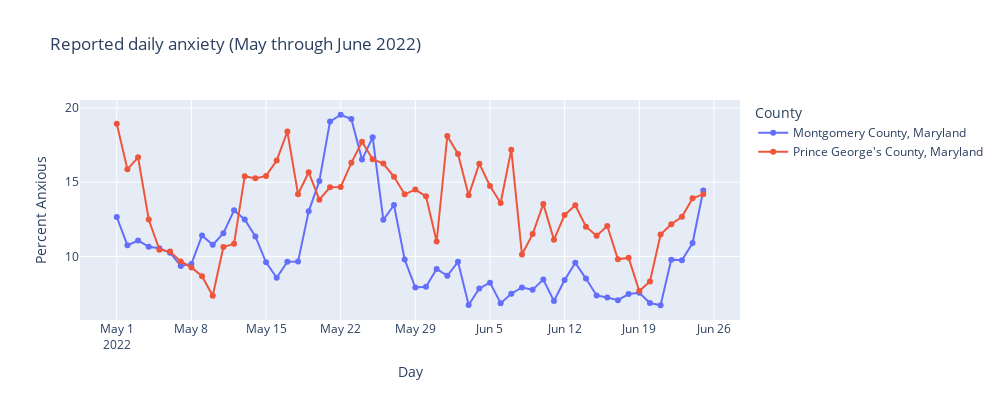

The cell this chart's notebook holds for it:
### Markdown cell above
#### Using Plotly

Or we could use plotly to make an interactive plot here. Plotly is already fairly smart about how it creates tick marks, so we can just pass the original `day` column as our x-axis. You can hover over a point on this plot to see the exact % of anxiety reported on each day

### Code cell
fig = px.line(mc_pg, x='day', 
              y='percent_anxious', 
              color='NAME', 
              width=1000, 
              height=400,
              title ='Reported daily anxiety\n(May through June 2022)',
              # assigning labels 
              labels = {'NAME': 'County', 
                       'percent_anxious' : 'Percent Anxious',
                        'day':'Day'
                       })
fig.update_traces(mode="markers+lines", 
                  hovertemplate='%{y:.2r}%') # rounds y to the nearest 1 digit and then appends a % sign to the hover text
# x_unified links the tooltip for both plots together (probably easier to understand if you try it)
fig.update_layout(hovermode="x unified")
fig.show()

### Figure 1 — Plotly figure (JSON) as saved in the notebook; plotly's stock layout.template omitted (floating-point values rounded to 4 significant figures)
{"data": [{"hovertemplate": "%{y:.2r}%", "legendgroup": "Montgomery County, Maryland", "line": {"color": "#636efa", "dash": "solid"}, "marker": {"symbol": "circle"}, "mode": "markers+lines", "name": "Montgomery County, Maryland", "orientation": "v", "showlegend": true, "type": "scatter", "x": ["2022-05-01", "2022-05-02", "2022-05-03", "2022-05-04", "2022-05-05", "2022-05-06", "2022-05-07", "2022-05-08", "2022-05-09", "2022-05-10", "2022-05-11", "2022-05-12", "2022-05-13", "2022-05-14", "2022-05-15", "2022-05-16", "2022-05-17", "2022-05-18", "2022-05-19", "2022-05-20", "2022-05-21", "2022-05-22", "2022-05-23", "2022-05-24", "2022-05-25", "2022-05-26", "2022-05-27", "2022-05-28", "2022-05-29", "2022-05-30", "2022-05-31", "2022-06-01", "2022-06-02", "2022-06-03", "2022-06-04", "2022-06-05", "2022-06-06", "2022-06-07", "2022-06-08", "2022-06-09", "2022-06-10", "2022-06-11", "2022-06-12", "2022-06-13", "2022-06-14", "2022-06-15", "2022-06-16", "2022-06-17", "2022-06-18", "2022-06-19", "2022-06-20", "2022-06-21", "2022-06-22", "2022-06-23", "2022-06-24", "2022-06-25"], "xaxis": "x", "y": [12.66, 10.75, 11.07, 10.65, 10.56, 10.25, 9.361, 9.493, 11.41, 10.78, 11.56, 13.1, 12.49, 11.35, 9.601, 8.562, 9.648, 9.65, 13.04, 15.08, 19.09, 19.54, 19.26, 16.52, 18.02, 12.46, 13.46, 9.788, 7.905, 7.958, 9.154, 8.696, 9.636, 6.727, 7.845, 8.233, 6.844, 7.487, 7.91, 7.761, 8.437, 6.999, 8.406, 9.569, 8.506, 7.372, 7.227, 7.055, 7.465, 7.55, 6.861, 6.71, 9.783, 9.738, 10.9, 14.44], "yaxis": "y"}, {"hovertemplate": "%{y:.2r}%", "legendgroup": "Prince George's County, Maryland", "line": {"color": "#EF553B", "dash": "solid"}, "marker": {"symbol": "circle"}, "mode": "markers+lines", "name": "Prince George's County, Maryland", "orientation": "v", "showlegend": true, "type": "scatter", "x": ["2022-05-01", "2022-05-02", "2022-05-03", "2022-05-04", "2022-05-05", "2022-05-06", "2022-05-07", "2022-05-08", "2022-05-09", "2022-05-10", "2022-05-11", "2022-05-12", "2022-05-13", "2022-05-14", "2022-05-15", "2022-05-16", "2022-05-17", "2022-05-18", "2022-05-19", "2022-05-20", "2022-05-21", "2022-05-22", "2022-05-23", "2022-05-24", "2022-05-25", "2022-05-26", "2022-05-27", "2022-05-28", "2022-05-29", "2022-05-30", "2022-05-31", "2022-06-01", "2022-06-02", "2022-06-03", "2022-06-04", "2022-06-05", "2022-06-06", "2022-06-07", "2022-06-08", "2022-06-09", "2022-06-10", "2022-06-11", "2022-06-12", "2022-06-13", "2022-06-14", "2022-06-15", "2022-06-16", "2022-06-17", "2022-06-18", "2022-06-19", "2022-06-20", "2022-06-21", "2022-06-22", "2022-06-23", "2022-06-24", "2022-06-25"], "xaxis": "x", "y": [18.93, 15.87, 16.67, 12.49, 10.45, 10.32, 9.66, 9.258, 8.669, 7.355, 10.64, 10.85, 15.4, 15.26, 15.43, 16.47, 18.42, 14.19, 15.67, 13.82, 14.66, 14.68, 16.31, 17.72, 16.55, 16.26, 15.36, 14.18, 14.51, 14.05, 11.01, 18.11, 16.91, 14.12, 16.25, 14.74, 13.6, 17.19, 10.13, 11.5, 13.54, 11.13, 12.79, 13.45, 12.01, 11.39, 12.05, 9.804, 9.912, 7.671, 8.306, 11.47, 12.17, 12.67, 13.92, 14.18], "yaxis": "y"}], "layout": {"height": 400, "hovermode": "x unified", "legend": {"title": {"text": "County"}, "tracegroupgap": 0}, "title": {"text": "Reported daily anxiety\n(May through June 2022)"}, "width": 1000, "xaxis": {"anchor": "y", "autorange": true, "domain": [0, 1], "range": ["2022-04-27 13:02:16.1345", "2022-06-28 10:57:43.8655"], "title": {"text": "Day"}, "type": "date"}, "yaxis": {"anchor": "x", "autorange": true, "domain": [0, 1], "range": [5.716, 20.54], "title": {"text": "Percent Anxious"}, "type": "linear"}}}
